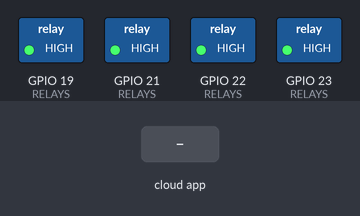
Recording of a sketch running on a simulated ESP32. Parts: switched loads named in the sketch (green lamp = pin HIGH). Inputs (shaded band) come from the test bench. WiFi joins after 1.5 s; servers stay silent unless stated; the Firebase database answers and starts empty; what the sketch prints to the serial monitor is not drawn.

Above: at 2.7 s.
2.8 s: the phone or cloud app sets relay1 to 1
At 3.7 s:
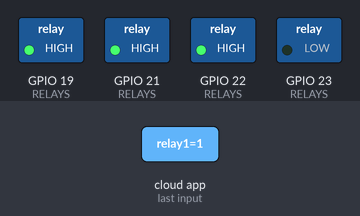
4.3 s: the phone or cloud app sets relay2 to 1
At 4.9 s:
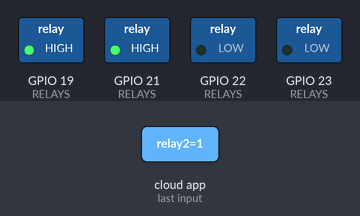
5.8 s: the phone or cloud app sets relay1 to 0
At 7.6 s:
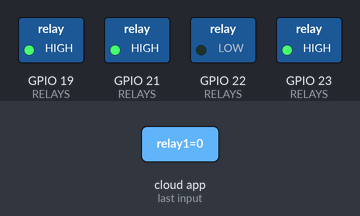
7.9 s: the phone or cloud app sets relay3 to 1
At 9.2 s:
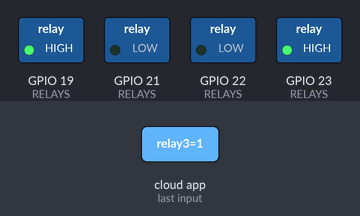
9.7 s: the phone or cloud app sets relay4 to 1
At 10.3 s:
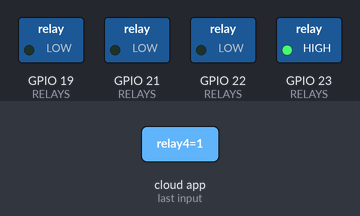
11.2 s: the phone or cloud app sets relay2 to 0
At 13.0 s:
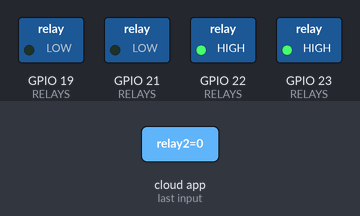
Timing chart, 0 to 14.0 s (numbered marks = the images above; inputs shaded):
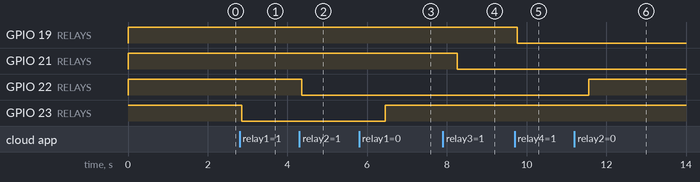

The sketch:

microcell_esp3201.ino
```cpp
#include <WiFi.h>
#include <Firebase_ESP_Client.h>
#include "addons/TokenHelper.h"
#include "addons/RTDBHelper.h"
#include "secrets.h"

//====================================================
// RELAY CONFIG
//====================================================
struct RelayConfig {
    const char *relayPath;
    const char *statusPath;
    int         pin;
    bool        hasPhysicalPin;
};

static const RelayConfig RELAYS[] = {
    { "/devices/main/relays/relay1", "/devices/main/status/relay1", 23, true  },
    { "/devices/main/relays/relay2", "/devices/main/status/relay2", 22, true  },
    { "/devices/main/relays/relay3", "/devices/main/status/relay3", 21, true  },
    { "/devices/main/relays/relay4", "/devices/main/status/relay4", 19, true  },
};
static const int RELAY_COUNT = sizeof(RELAYS) / sizeof(RELAYS[0]);

//====================================================
// TIMING
//====================================================
const unsigned long RELAY_CHECK_INTERVAL_MS  = 20;
const unsigned long STATUS_PRINT_INTERVAL_MS = 2000;
const unsigned long WIFI_TIMEOUT_MS          = 20000;
const unsigned long FIREBASE_TIMEOUT_MS      = 1500;

//====================================================
// STATE
//====================================================
FirebaseData   fbdo;
FirebaseAuth   auth;
FirebaseConfig config;

unsigned long lastRelayCheckMillis  = 0;
unsigned long lastStatusPrintMillis = 0;

bool relayStates[RELAY_COUNT] = {};

//====================================================
void printConnectionIndicator()
{
    if (millis() - lastStatusPrintMillis < STATUS_PRINT_INTERVAL_MS) return;
    lastStatusPrintMillis = millis();

    Serial.print("[STATUS] WiFi: ");
    Serial.print(WiFi.status() == WL_CONNECTED ? "CONNECTED" : "DISCONNECTED");
    Serial.print(" | Firebase: ");
    Serial.println(Firebase.ready() ? "CONNECTED" : "DISCONNECTED");
}

//====================================================
void connectWiFi()
{
    if (WiFi.status() == WL_CONNECTED) return;

    Serial.println("\nConnecting WiFi");
    WiFi.mode(WIFI_STA);
    WiFi.begin(WIFI_SSID, WIFI_PASSWORD);

    unsigned long start = millis();
    while (WiFi.status() != WL_CONNECTED && millis() - start < WIFI_TIMEOUT_MS) {
        Serial.print(".");
        delay(500);
    }

    if (WiFi.status() == WL_CONNECTED) {
        Serial.println("\nWiFi Connected | IP: " + WiFi.localIP().toString());
    } else {
        Serial.println("\nWiFi Connection Failed");
    }
}

//====================================================
void handleRelay(int index)
{
    const RelayConfig &r = RELAYS[index];

    if (!Firebase.RTDB.getBool(&fbdo, r.relayPath)) {
        Serial.printf("Relay Error (%s): %s\n", r.relayPath, fbdo.errorReason().c_str());
        return; // fail-safe: biarkan kondisi terakhir
    }

    bool newState = fbdo.boolData();

    if (newState != relayStates[index]) {
        Serial.printf("%s -> %s\n", r.relayPath, newState ? "ON" : "OFF");
        relayStates[index] = newState;
    }

    if (r.hasPhysicalPin)
        digitalWrite(r.pin, newState ? LOW : HIGH); // active LOW

    Firebase.RTDB.setBool(&fbdo, r.statusPath, newState);
}

//====================================================
void setup()
{
    Serial.begin(115200);

    for (int i = 0; i < RELAY_COUNT; i++) {
        if (RELAYS[i].hasPhysicalPin) {
            pinMode(RELAYS[i].pin, OUTPUT);
            digitalWrite(RELAYS[i].pin, HIGH); // relay OFF saat boot (active LOW)
        }
    }

    connectWiFi();

    config.api_key              = API_KEY;
    config.database_url         = DATABASE_URL;
    auth.user.email             = USER_EMAIL;
    auth.user.password          = USER_PASSWORD;
    config.token_status_callback = tokenStatusCallback;

    Firebase.begin(&config, &auth);
    Firebase.reconnectWiFi(true);

    Serial.println("Waiting Firebase Login...");
    unsigned long start = millis();
    while (!Firebase.ready() && millis() - start < FIREBASE_TIMEOUT_MS) {
        Serial.print(".");
        delay(500);
    }

    Serial.println(Firebase.ready() ? "\nFirebase Connected" : "\nFirebase Login Failed");
}

//====================================================
void loop()
{
    printConnectionIndicator();

    if (WiFi.status() != WL_CONNECTED) { connectWiFi(); return; }
    if (!Firebase.ready()) return;
    if (millis() - lastRelayCheckMillis < RELAY_CHECK_INTERVAL_MS) return;

    lastRelayCheckMillis = millis();

    for (int i = 0; i < RELAY_COUNT; i++)
        handleRelay(i);
}
```

secrets.h
```cpp
#ifndef SECRETS_H
#define SECRETS_H

#define WIFI_SSID      "KOS HIJAU 1"
#define WIFI_PASSWORD  "Blackhouse05!!"

#define API_KEY        "AIzaSyB9iqiqEOnWhp5tHJcWvvo1l0iS_SXHRVI"
#define DATABASE_URL   "microcellapp-default-rtdb.firebaseio.com"

#define USER_EMAIL     "esp32@microcell.com"
#define USER_PASSWORD  "passwordesp32"

#endif
```

Measured:
- after the input at 2.8 s, GPIO 23 (RELAYS): HIGH → LOW after 0.06 s
- after the input at 4.3 s, GPIO 22 (RELAYS): HIGH → LOW after 0.06 s
- after the input at 5.8 s, GPIO 23 (RELAYS): LOW → HIGH after 0.66 s
- after the input at 7.9 s, GPIO 21 (RELAYS): HIGH → LOW after 0.36 s
- after the input at 9.7 s, GPIO 19 (RELAYS): HIGH → LOW after 0.06 s
- after the input at 11.2 s, GPIO 22 (RELAYS): LOW → HIGH after 0.36 s
